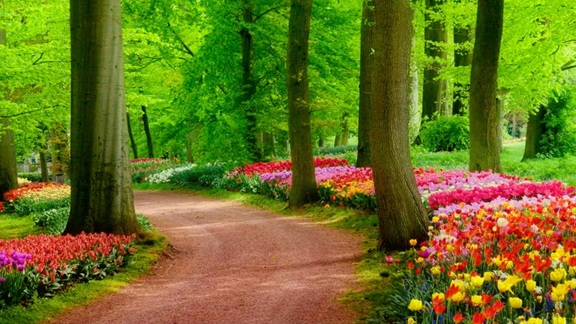
#> input picture img/Nature.jpg, 576 x 324 px, found by its file name
$ python inversion_9.py
#> lines starting #> are read from the running program, lines starting #| are printed output that depends on the picture
from PIL import Image, ImageOps
import matplotlib.pyplot as plt

# Open the image
img = Image.open('Nature.jpg')
#> img is the input picture: PIL image 576x324 RGB; mean R, G, B 107.1, 114, 33.2

# Invert the colors
inverted_img = ImageOps.invert(img)
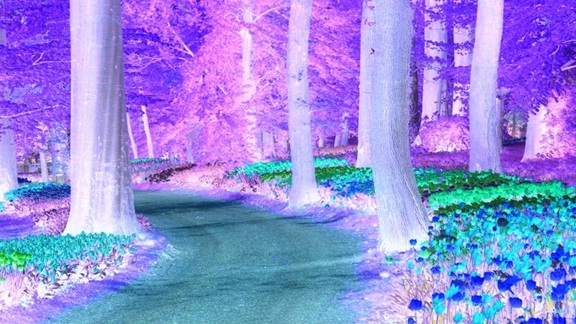
#> inverted_img: PIL image 576x324 RGB; mean R, G, B 147.9, 141, 221.8

# Display with Matplotlib for proper titles
fig, (ax1, ax2) = plt.subplots(1, 2, figsize=(10, 5))

ax1.imshow(img)
ax1.set_title('Original Image')
ax1.axis('off')

ax2.imshow(inverted_img)
ax2.set_title('Inverted Image')
ax2.axis('off')

plt.tight_layout()
plt.show()
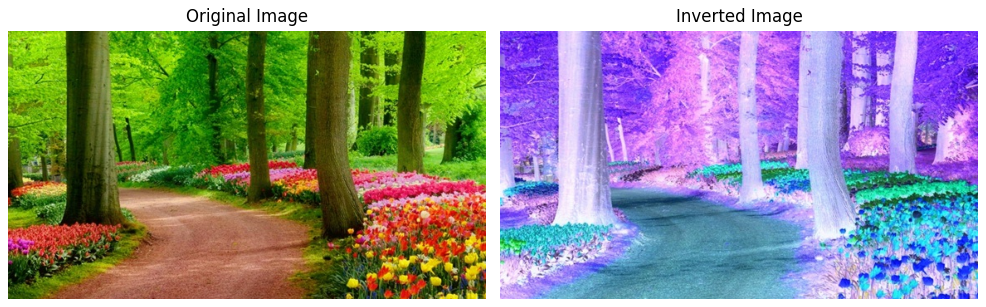
#> figure drawn by matplotlib, 2 panels
